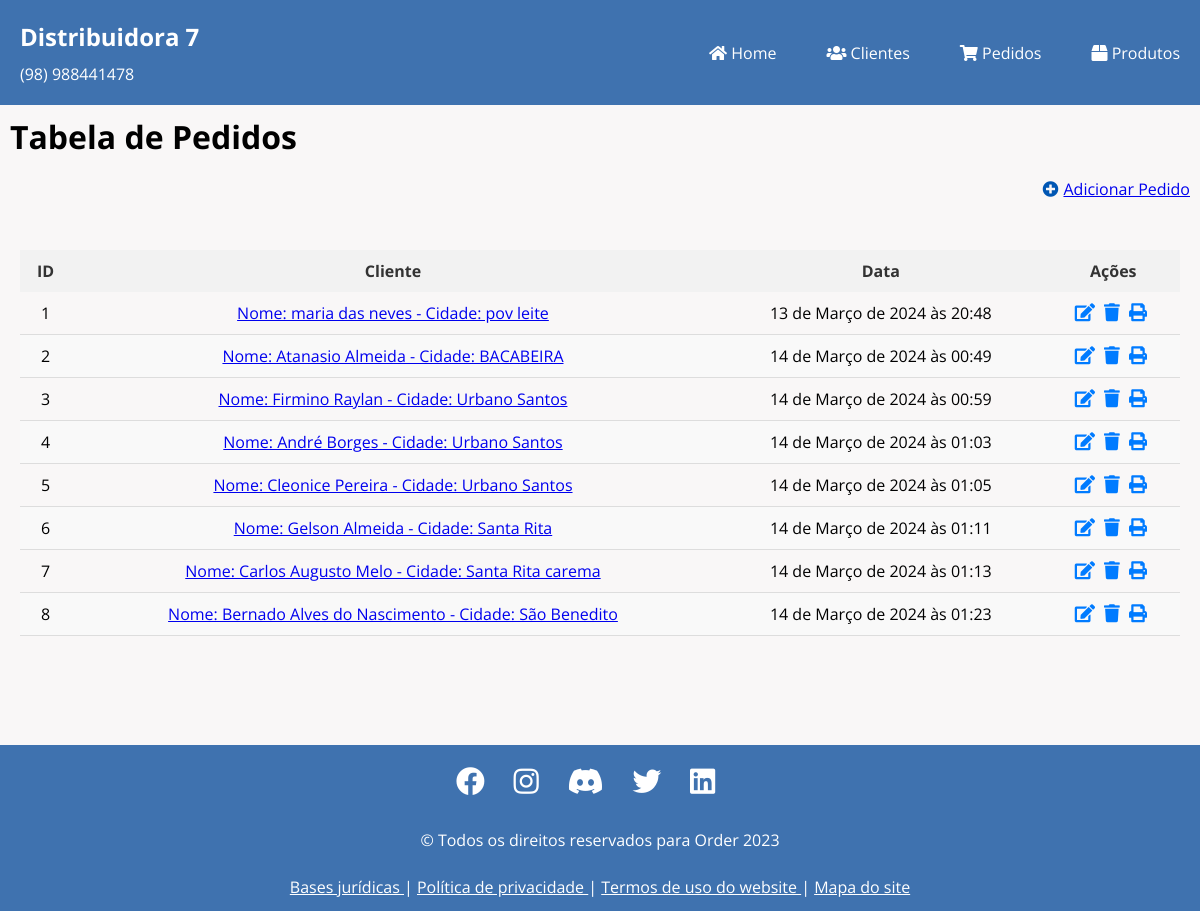
/pedidos/pedidos/, run on an earlier commit of the app's database.
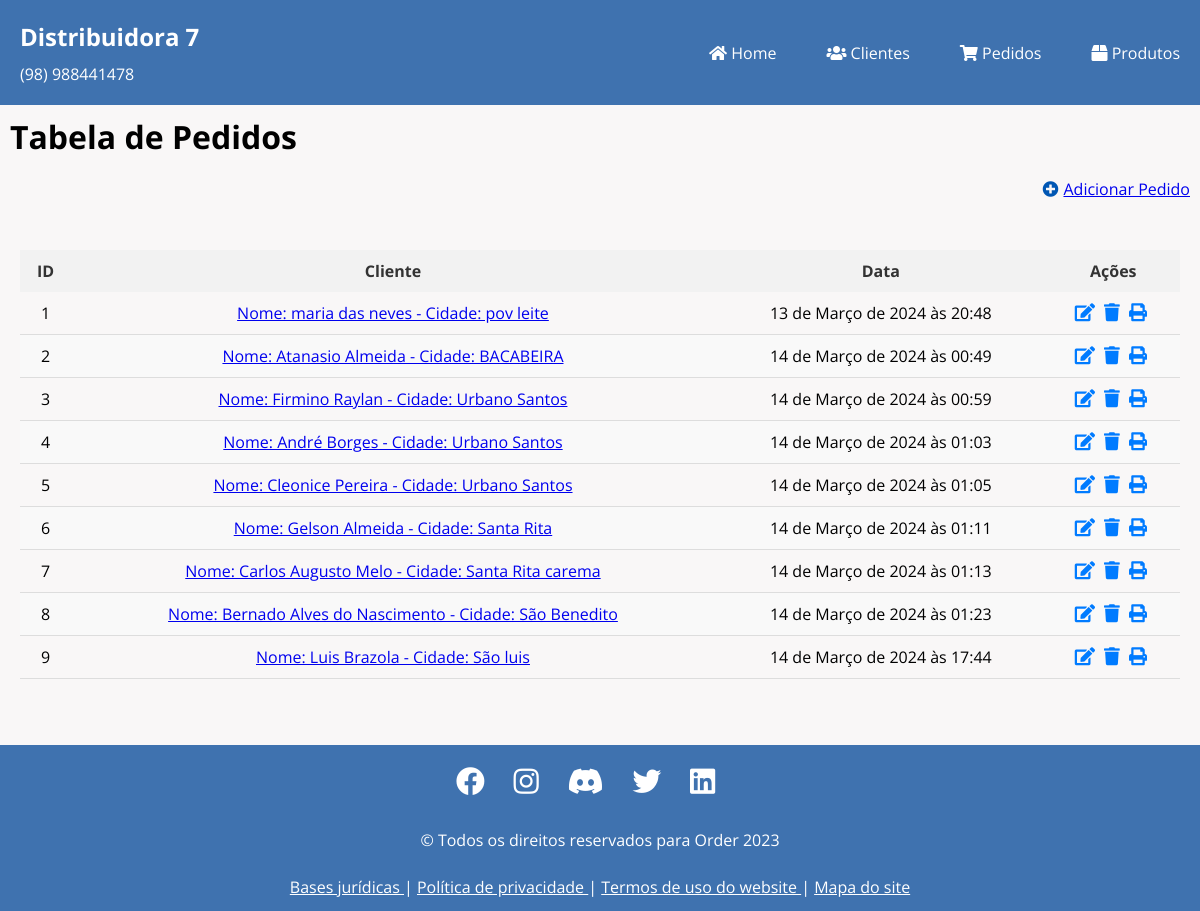
And on a later commit of the database.
### pedido_clientes/models.py (models this page shows, shortened)
class PedidosModel(models.Model):
    cliente = models.ForeignKey(ClienteModel, on_delete=models.CASCADE)
    data_pedido = models.DateTimeField(default=timezone.now)

### clientes/models.py (models this page shows)
class ClienteModel(models.Model):
    nome = models.CharField(max_length=50)
    cidade = models.CharField(max_length=50)
    telefone = models.IntegerField()
    fantasia = models.CharField(max_length=50)
    def __str__(self):
        return f'Nome: {self.nome} - Cidade: {self.cidade}'

### pedido_clientes/views.py (the view)
# urls.py: path('pedidos/',views.ListarPedidos.as_view(), name='listar-pedidos'),
class ListarPedidos(ListView):
    model = PedidosModel
    template_name = 'listar_pedidos.html'
    context_object_name = 'pedidos'
    def get_queryset(self):
        return PedidosModel.objects.all().order_by('cliente')

### pedido_clientes/templates/listar_pedidos.html
{% extends "base.html" %}
{% load static %}
{% block links_extras %}
<link rel="stylesheet" href="{% static 'css/tabelas.css' %}">
{% endblock %}
{% block container_page %}
<div class="Conteudo">
    <div class="titulo-tabela">
        <h1>Tabela de Pedidos</h1>
    </div>
    <div class="content-add">
        <i class="fas fa-plus-circle"></i>
        <a href="{% url 'adicionar-pedido' %}"> Adicionar Pedido</a>
    </div>
    <div class="content-conteudo">
        <div class="table-wrapper">
            <table class="table">
                <thead>
                    <tr>
                        <th>ID</th>
                        <th>Cliente</th>
                        <th>Data</th>
                        <th>Ações</th>
                    </tr>
                </thead>
                <tbody>
                    {% for pedido in pedidos %}
                    <tr>
                        <td>{{ forloop.counter }}</td>
                        <td><a href="{% url 'itens-pedido' pedido.pk %}">{{ pedido.cliente }}</a></td>
                        <td>{{ pedido.data_pedido }}</td>
                        <td>
                            <a href="{% url 'editar-pedido' pedido.pk %}"><i class="fas fa-edit"></i></a>
                            <a href="{% url 'excluir-pedido' pedido.pk %}"><i class="fas fa-trash"></i></a>
                            <a href="{% url 'imprimir-item-pedido' pedido.pk %}"><i class="fas fa-print"></i></a>
                        </td>
                    </tr>
                    {% endfor %}
                </tbody>
            </table>
        </div>
    </div>
</div>
{% endblock %}

What changed in the data, as far as the page shows it:
added PedidosModel: cliente "Nome: Luis Brazola - Cidade: São luis", data_pedido "14 de Março de 2024 às 17:44"
